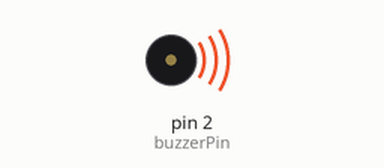
Bench run of a sketch on a simulated Arduino Uno, built with avr-gcc and run on an emulated ATmega328P. On the bench: buzzer (waves = sounding).

Above: at 0.21 s.
At 2.99 s:
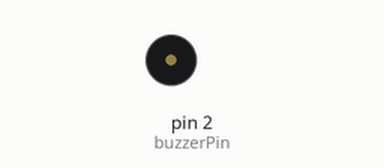
Timing chart, 0 to 5.3 s (numbered marks = the images above):
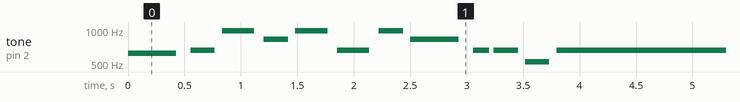

Measured:
- by itself, tone on pin 2 (buzzerPin): plays 622 Hz for 0.43 s, 659 Hz for 0.21 s, 988 Hz for 0.29 s, 831 Hz for 0.21 s, 988 Hz for 0.29 s, 659 Hz for 0.29 s … (12 notes in this stretch)

The sketch:

RIP_PLAYBOI_CARTI.ino
```cpp
/*
  Based on Tom Igoe's code
  http://www.arduino.cc/en/Tutorial/Tone
*/

#include "pitches.h"

#define buzzerPin 2

// notes in the melody:
// use 0 for a rest
// put each measure on its own line
int melody[] = {
  NOTE_DS5, NOTE_E5, NOTE_B5, NOTE_GS5, NOTE_B5, NOTE_E5, NOTE_B5,
  NOTE_GS5, NOTE_E5, NOTE_E5, NOTE_C5, NOTE_B5, NOTE_E5, NOTE_A5,
  NOTE_C5, NOTE_E5, NOTE_B5, NOTE_C5, NOTE_B5, NOTE_C5, NOTE_E5,
  NOTE_GS5, NOTE_C5, NOTE_E5, NOTE_E5

};

// note durations: 1 = whole note, 4 = quarter note, 8 = eighth note, etc.:
// be sure each note or rest in the melody above has a corresponding duration below
// put each measure on its own line
int noteDurations[] = {
  2, 4, 3, 4, 3, 3, 4,
  2, 6, 4, 4,
  0.75, 1, 3, 4,
  2, 2, 2, 4, 2, 2, 4, 4, 4, 4
};

// set the tempo
// a tempo of 60 is one beat per second
// a tempo of 120 would be twice as fast
int beatsPerMinute = 70;

void setup() {

}

void loop() {
  // iterate over the notes of the melody:
  int len = sizeof(melody)/sizeof(melody[0]);
  for (int thisNote = 0; thisNote < len; thisNote++) {

    // to calculate the note duration, take one second divided by the note type.
    //e.g. quarter note = 1000 / 4, eighth note = 1000/8, etc.
    int noteDuration = static_cast<int>(1000 / noteDurations[thisNote] * 60 / beatsPerMinute);
    tone(buzzerPin, melody[thisNote], noteDuration);

    // to distinguish the notes, set a minimum time between them.
    // the note's duration + 30% seems to work well:
    int pauseBetweenNotes = noteDuration * 1.30;
    delay(pauseBetweenNotes);
    // stop the tone playing:
    noTone(buzzerPin);
  }
  // Pause before playing again
  delay(10);
}
```

pitches.h
```cpp
/*************************************************
 * Public Constants
 *************************************************/

#define NOTE_B0  31
#define NOTE_C1  33
#define NOTE_CS1 35
#define NOTE_D1  37
#define NOTE_DS1 39
#define NOTE_E1  41
#define NOTE_F1  44
#define NOTE_FS1 46
#define NOTE_G1  49
#define NOTE_GS1 52
#define NOTE_A1  55
#define NOTE_AS1 58
#define NOTE_B1  62
#define NOTE_C2  65
#define NOTE_CS2 69
#define NOTE_D2  73
#define NOTE_DS2 78
#define NOTE_E2  82
#define NOTE_F2  87
#define NOTE_FS2 93
#define NOTE_G2  98
#define NOTE_GS2 104
#define NOTE_A2  110
#define NOTE_AS2 117
#define NOTE_B2  123
#define NOTE_C3  131
#define NOTE_CS3 139
#define NOTE_D3  147
#define NOTE_DS3 156
#define NOTE_E3  165
#define NOTE_F3  175
#define NOTE_FS3 185
#define NOTE_G3  196
#define NOTE_GS3 208
#define NOTE_A3  220
#define NOTE_AS3 233
#define NOTE_B3  247
#define NOTE_C4  262
#define NOTE_CS4 277
#define NOTE_D4  294
#define NOTE_DS4 311
#define NOTE_E4  330
#define NOTE_F4  349
#define NOTE_FS4 370
#define NOTE_G4  392
#define NOTE_GS4 415
#define NOTE_A4  440
#define NOTE_AS4 466
#define NOTE_B4  494
#define NOTE_C5  523
#define NOTE_CS5 554
#define NOTE_D5  587
#define NOTE_DS5 622
#define NOTE_E5  659
#define NOTE_F5  698
#define NOTE_FS5 740
#define NOTE_G5  784
#define NOTE_GS5 831
#define NOTE_A5  880
#define NOTE_AS5 932
#define NOTE_B5  988
#define NOTE_C6  1047
#define NOTE_CS6 1109
#define NOTE_D6  1175
#define NOTE_DS6 1245
#define NOTE_E6  1319
#define NOTE_F6  1397
#define NOTE_FS6 1480
#define NOTE_G6  1568
#define NOTE_GS6 1661
#define NOTE_A6  1760
#define NOTE_AS6 1865
#define NOTE_B6  1976
#define NOTE_C7  2093
#define NOTE_CS7 2217
#define NOTE_D7  2349
#define NOTE_DS7 2489
#define NOTE_E7  2637
#define NOTE_F7  2794
#define NOTE_FS7 2960
#define NOTE_G7  3136
#define NOTE_GS7 3322
#define NOTE_A7  3520
#define NOTE_AS7 3729
#define NOTE_B7  3951
#define NOTE_C8  4186
#define NOTE_CS8 4435
#define NOTE_D8  4699
#define NOTE_DS8 4978
```
